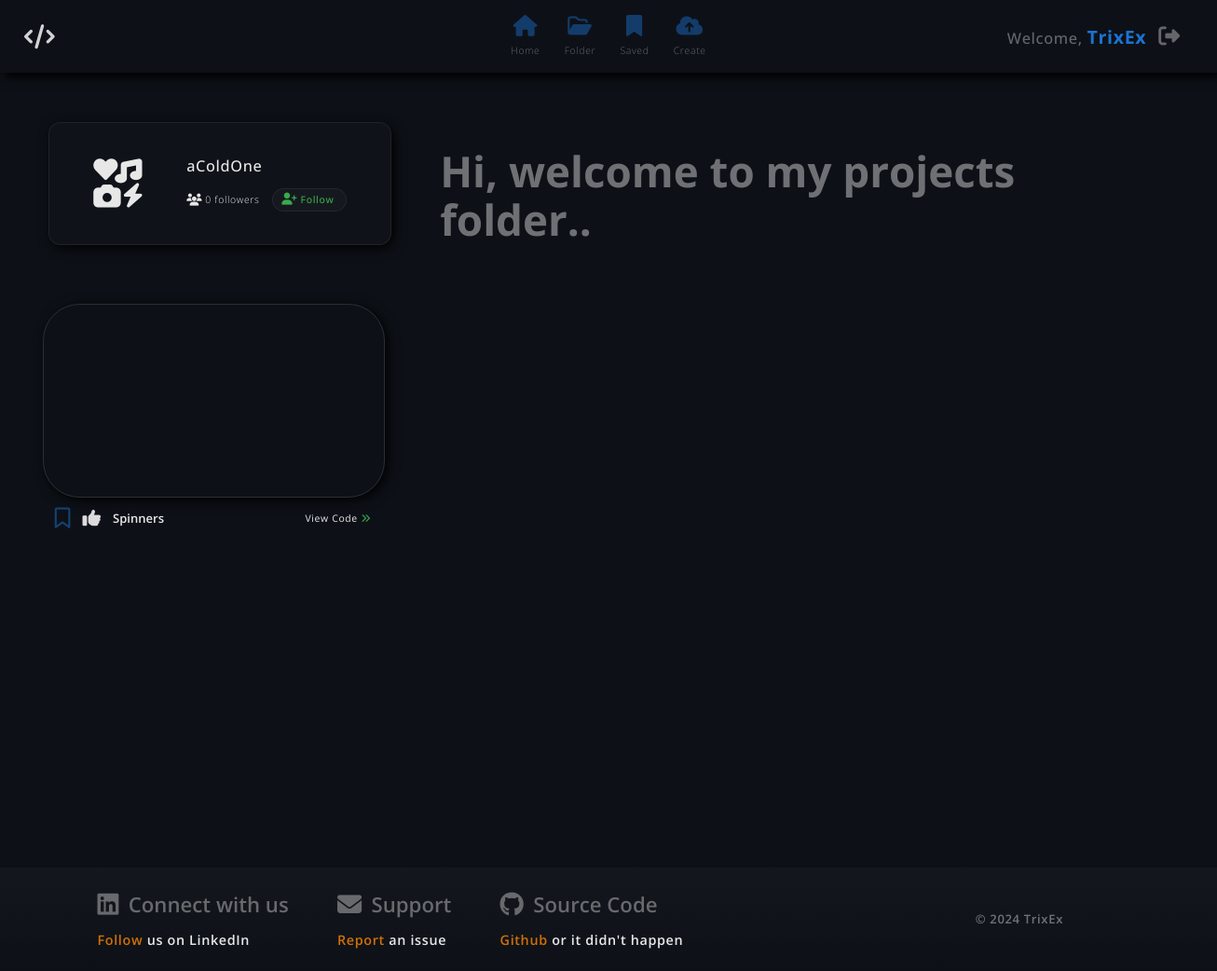
The app's page /TrixEx.com/folder3/aColdOne (signed in), older data.
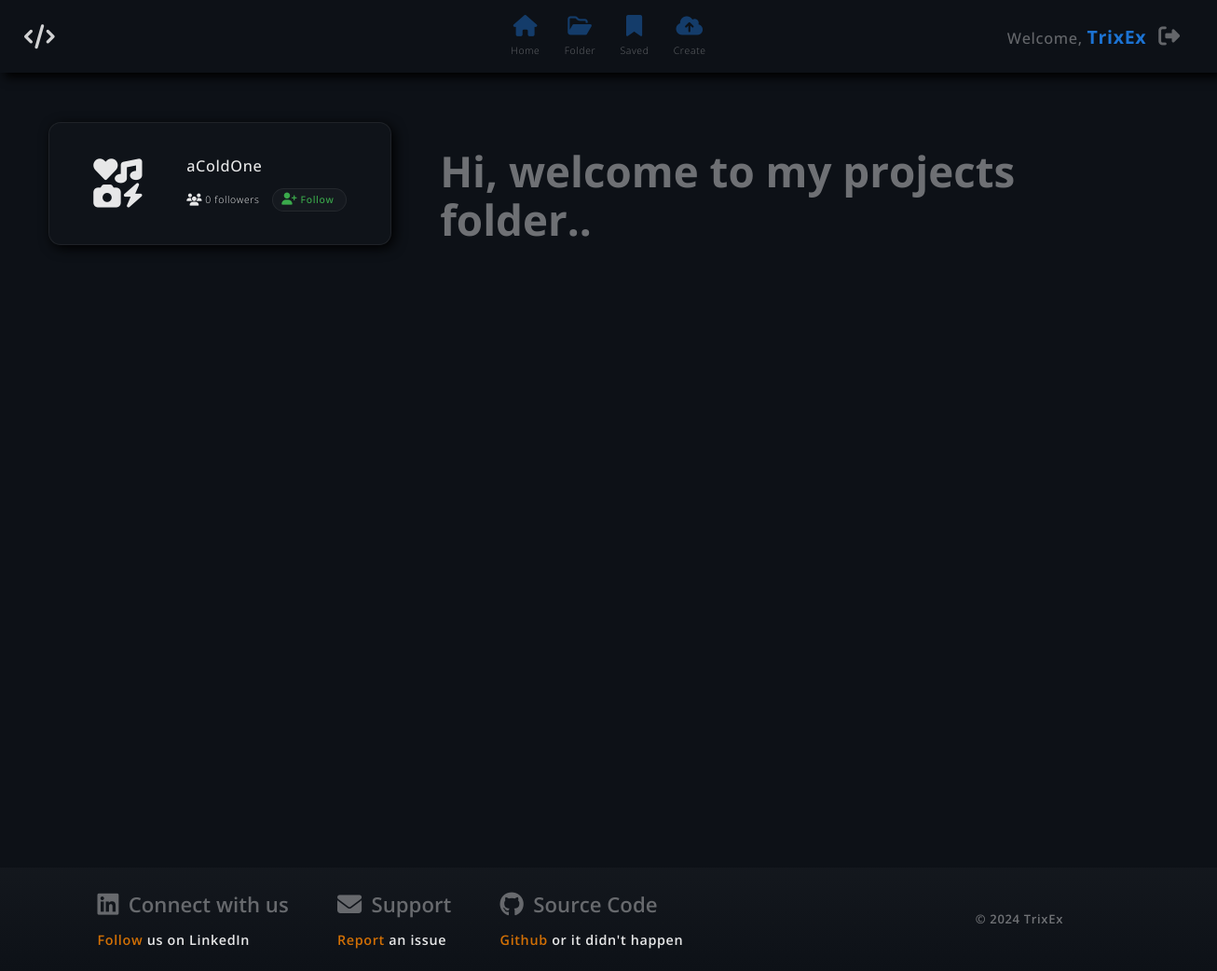
The same page, newer data.
### app/models.py (models this page shows)
class Project(models.Model):
    owner = models.ForeignKey(User, related_name="projects", on_delete=models.CASCADE)
    title = models.CharField(max_length=26)
    html = models.TextField()
    css = models.TextField()
    js = models.TextField()
    is_public = models.BooleanField()
    is_example = models.BooleanField(default=False)
    is_landing = models.BooleanField(default=False)
    scale = models.FloatField()
    margin_top = models.FloatField()
    margin_left = models.FloatField()
    views = models.IntegerField(default = 0)
    created_at = models.DateTimeField(auto_now_add=True)
    updated_at = models.DateTimeField(auto_now=True)
    bookmarked_users = models.ManyToManyField(User, related_name="bookmarked_projects")
    liked_users = models.ManyToManyField(User, related_name="liked_projects")

### app/views.py (the view)
# urls.py: path('TrixEx.com/folder<int:folder_userId>/<str:username>', views.folder),
def folder(request, folder_userId, username):
    if 'userId' not in request.session:
        return redirect('/TrixEx.com')
    user = User.objects.get(id=request.session['userId'])
    folder_user = User.objects.get(id=folder_userId)
    if folder_userId == user.id:
        projects = Project.objects.filter(owner_id=folder_userId).order_by('-created_at')
    else:
        projects = Project.objects.filter(owner_id=folder_userId, is_public=1).order_by('-created_at')
    bookmarked_projectIds_set = set()
    bookmarked_projects = user.bookmarked_projects.all()
    for project in bookmarked_projects:
        bookmarked_projectIds_set.add(project.id)
    liked_projectIds_set = set()
    liked_projects = user.liked_projects.all()
    for project in liked_projects:
        liked_projectIds_set.add(project.id)
    following_userIds_set = set()
    following = user.following.all()
    for followee in following:
        following_userIds_set.add(followee.id)
    context = {
        'user' : user,
        'folder_user' : folder_user,
        'projects' : projects,
        'bookmarked_projectIds_set' : bookmarked_projectIds_set,
        'liked_projectIds_set' : liked_projectIds_set,
        'following_userIds_set' : following_userIds_set,
    }
    return render(request, 'folder.html', context)

### app/templates/folder.html (shortened to what the changed rows need)
<!DOCTYPE html>
<html lang="en">
<head>
    {% load static %}
    <link rel="stylesheet" href="https://use.fontawesome.com/releases/v6.2.1/css/all.css">
    <link rel="stylesheet" href="{% static 'css/global.css' %}">
    <link rel="stylesheet" href="{% static 'css/folder.css' %}">
</head>
<body onload="getAllProjectsByUser({{folder_user.id}})">
    {% if user.id != folder_user.id %}
    <div class="projects">
        {% for project in projects %}
        <div class="project">
            <iframe data-project-id="{{project.id}}"></iframe>
            <div class="icon-bar vCenter">
                {% if project.id not in bookmarked_projectIds_set %}
                <i class="fa-regular fa-bookmark" data-bookmark-projectId="{{project.id}}" data-is-bookmarked="0"
                onclick="toggleBookmark({{project.id}})"></i>
                {% endif %}
                {% if project.id in liked_projectIds_set %}
                <i class="fa-solid fa-thumbs-up" data-like-projectId="{{project.id}}" data-is-liked="1"
                onclick="toggleLike({{project.id}})"></i>
                {% endif %}
                <a href="/TrixEx.com/view/{{project.id}}">{{project.title}}</a>
                <a href="/TrixEx.com/view/{{project.id}}" class="link">View Code <i class="fa-solid fa-angles-right green"></i></a>
            </div>
        </div>
        {% endfor %}
    </div>
    {% endif %}
</body>
</html>

Row changes from the older to the newer data that the page shows:
removed Project: title "Spinners"
